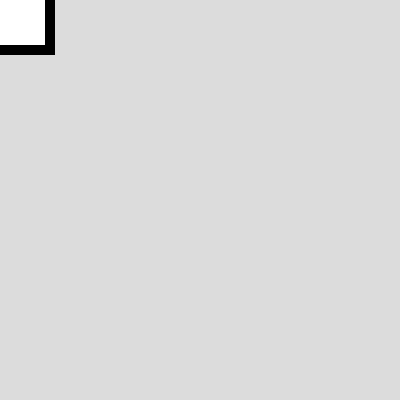
Frame 1 (no input)
Frame 60 (no input): blank canvas, image omitted
Frame 120 (the mouse pressed at the canvas centre since frame 60): blank canvas, image omitted

The p5.js sketch that drew this single still picture (run headless with seeded random() and noise() and a simulated clock; from frame 60 on, the mouse is pressed at the canvas centre):

// p5.js sketch
// ── sketch.js
let x;
let y;
let sx = 10;
function setup() {
  createCanvas(400, 400);
  x = 0;
  y = 0;

}

function draw() {
  background(220);
  rectMode(CENTER)
  strokeWeight(10)
  rect(x, y, 100, 100)
  x = x + sx;
  y = y - sx;
  
  if (x > width|| x < 0){
    sx = -sx;
  }
  // if (y > height || y < 0){
  //   sx = +sx
  // }
  console.log(frameCount)
  
}
